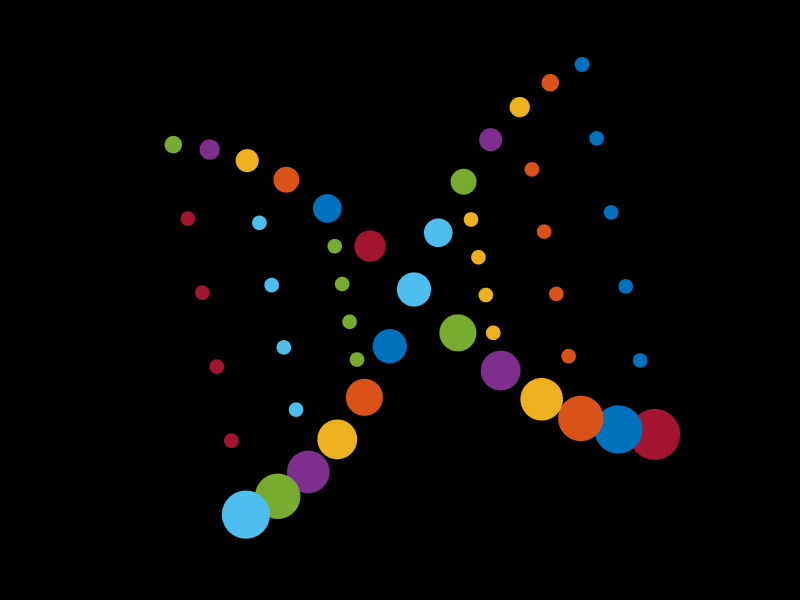

The MATLAB source for this figure:
 x = -3:0.001:3;
y = 1./( 1 + exp(-x));
z = -y + 1;

x1 = x(1:500:end);
y1 = y(1:500:end);
z1 = z(1:500:end);
m = 10;
h = figure;
%plot(x1, y1, 'o');
hold on;

for i = 1:length(x1)
     if mod(i,2) == 1
            h2  = plot(repmat(x1(i), [1, length(linspace(y1(i), z1(i), 6))]),linspace(y1(i), z1(i), 6), 'o', 'MarkerSize', m);
            set(h2, 'markerfacecolor', get(h2, 'color')); % Use same color to fill in markers
     end
end


for i = 1:length(x1)
    h1 =  plot(x1(i), y1(i),  'o', 'MarkerSize', m);
    set(h1, 'markerfacecolor', get(h1, 'color')); % Use same color to fill in markers

    m = m+2;
end


for i = 1:length(x1)
    h1 =  plot(x1(i), z1(i),  'o', 'MarkerSize', m);
    set(h1, 'markerfacecolor', get(h1, 'color')); % Use same color to fill in markers
    m = m-2;
end




set(gca, 'CameraUpVector', [sin(30), cos(10), 0]);
%text(2,0.5,'scOMiX', 'FontSize',172)
set(gca,'visible','off')

 set(gcf, 'color', 'none');
 set(gca, 'color', 'none');
 set(0,'DefaultAxesColor','none');
 set(h, 'InvertHardCopy', 'off');